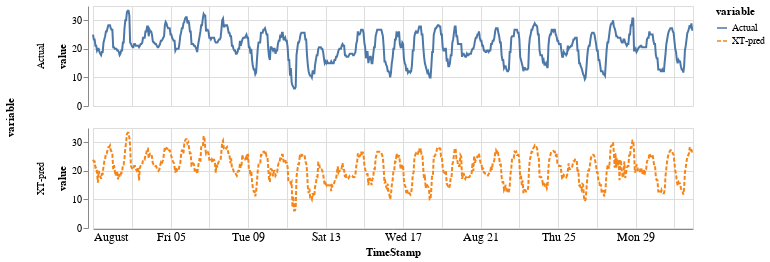

Source (notebook cell):
### Code cell
alt.data_transformers.disable_max_rows()
alt.Chart(pred_df).mark_line().encode(
    x=alt.X('TimeStamp:T', axis=alt.Axis(tickSize=0, labelFontSize=12)),
    y=alt.Y('value:Q'),
    color='variable',
    strokeDash='variable',
    row=alt.Row('variable:N')
).properties(
    height=100,
    width=600
)

### Figure 1 — Vega-Lite specification as saved in the notebook (floating-point values rounded to 4 significant figures; data arrays with more than 128 entries replaced by an {"elided": "..."} marker saying what was removed)
{"config": {"view": {"continuousWidth": 400, "continuousHeight": 300}}, "data": {"name": "data-3c20f807739780328d5915b681f4e30a"}, "mark": "line", "encoding": {"color": {"field": "variable", "type": "nominal"}, "row": {"field": "variable", "type": "nominal"}, "strokeDash": {"field": "variable", "type": "nominal"}, "x": {"axis": {"labelFontSize": 12, "tickSize": 0}, "field": "TimeStamp", "type": "temporal"}, "y": {"field": "value", "type": "quantitative"}}, "height": 100, "width": 600, "$schema": "https://vega.github.io/schema/vega-lite/v4.17.0.json", "datasets": {"data-3c20f807739780328d5915b681f4e30a": {"elided": "1488 records"}}}
